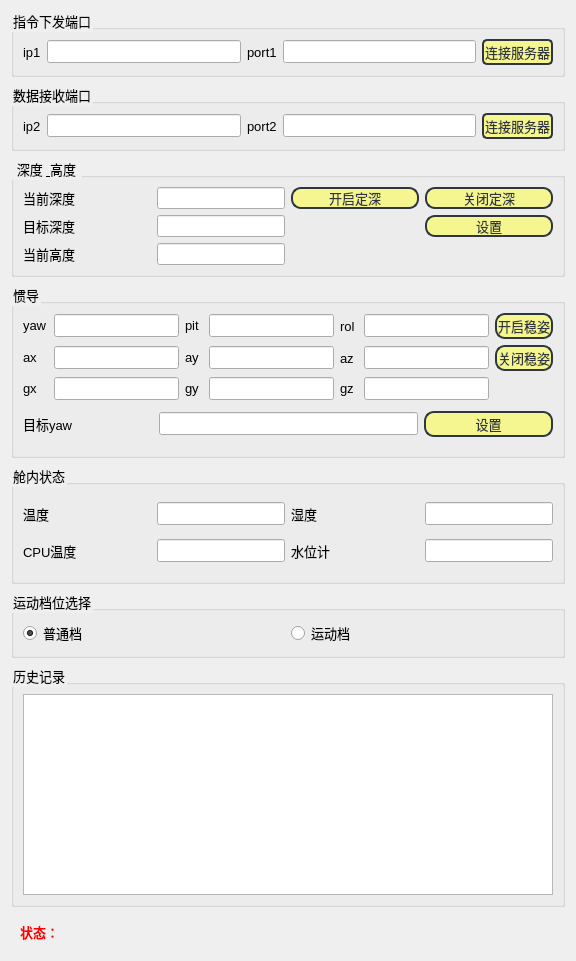
     <widget class="QWidget" name="widget_15" native="true">
      <property name="sizePolicy">
       <sizepolicy hsizetype="Preferred" vsizetype="Preferred">
        <horstretch>0</horstretch>
        <verstretch>0</verstretch>
       </sizepolicy>
      </property>
      <property name="minimumSize">
       <size>
        <width>100</width>
        <height>0</height>
       </size>
      </property>
      <property name="maximumSize">
       <size>
        <width>16777215</width>
        <height>16777215</height>
       </size>
      </property>
      <property name="baseSize">
       <size>
        <width>0</width>
        <height>0</height>
       </size>
      </property>
      <property name="styleSheet">
       <string notr="true">font: 10pt;</string>
      </property>
      <layout class="QVBoxLayout" name="verticalLayout" stretch="2,2,3,4,3,0,10,1">
       <property name="topMargin">
        <number>9</number>
       </property>
       <property name="bottomMargin">
        <number>10</number>
       </property>
       <item>
        <widget class="QGroupBox" name="groupBox_8">
         <property name="styleSheet">
          <string notr="true"/>
         </property>
         <property name="title">
          <string>指令下发端口</string>
         </property>
         <layout class="QHBoxLayout" name="horizontalLayout_12">
          <item>
           <widget class="QLabel" name="label">
            <property name="text">
             <string>ip1</string>
            </property>
           </widget>
          </item>
          <item>
           <widget class="QLineEdit" name="ip"/>
          </item>
          <item>
           <widget class="QLabel" name="label_2">
            <property name="text">
             <string>port1</string>
            </property>
           </widget>
          </item>
          <item>
           <widget class="QLineEdit" name="port"/>
          </item>
          <item>
           <widget class="QPushButton" name="connectServer">
            <property name="styleSheet">
             <string notr="true">QPushButton{
	font: 10pt &quot;微软雅黑&quot;;
    color: #2f3640;
    background-color: #f5f690;
    border-color: #2f3640;
    border-radius: 5px;
    border-style: solid;
    border-width: 2px;
    padding: 1px;
}

QPushButton::hover{	
    color: #FFFFFF;
    background-color: #718093;
    border-color: #2f3640;
}

QPushButton::pressed,QPushButton::checked{
    color: #FFFFFF;
    background-color: qlineargradient(spread:pad, x1:0, y1:0, x2:0, y2:1, stop:0 #273c75, stop:1 #487eb0);
}

QPushButton::disabled{
    color: #FFFFFF;
    background-color: #dcdde1;
    border-color: #dcdde1;
}</string>
            </property>
            <property name="text">
             <string>连接服务器</string>
            </property>
           </widget>
          </item>
         </layout>
        </widget>
       </item>
       <item>
        <widget class="QGroupBox" name="groupBox_9">
         <property name="styleSheet">
          <string notr="true"/>
         </property>
         <property name="title">
          <string>数据接收端口</string>
         </property>
         <layout class="QHBoxLayout" name="horizontalLayout">
          <item>
           <widget class="QLabel" name="label_9">
            <property name="text">
             <string>ip2</string>
            </property>
           </widget>
          </item>
          <item>
           <widget class="QLineEdit" name="ip_2"/>
          </item>
          <item>
           <widget class="QLabel" name="label_10">
            <property name="text">
             <string>port2</string>
            </property>
           </widget>
          </item>
          <item>
           <widget class="QLineEdit" name="port_2"/>
          </item>
          <item>
           <widget class="QPushButton" name="connectServer_2">
            <property name="styleSheet">
             <string notr="true">QPushButton{
	font: 10pt &quot;微软雅黑&quot;;
    color: #2f3640;
    background-color: #f5f690;
    border-color: #2f3640;
    border-radius: 5px;
    border-style: solid;
    border-width: 2px;
    padding: 1px;
}

QPushButton::hover{	
    color: #FFFFFF;
    background-color: #718093;
    border-color: #2f3640;
}

QPushButton::pressed,QPushButton::checked{
    color: #FFFFFF;
    background-color: qlineargradient(spread:pad, x1:0, y1:0, x2:0, y2:1, stop:0 #273c75, stop:1 #487eb0);
}

QPushButton::disabled{
    color: #FFFFFF;
    background-color: #dcdde1;
    border-color: #dcdde1;
}</string>
            </property>
            <property name="text">
             <string>连接服务器</string>
            </property>
           </widget>
          </item>
         </layout>
        </widget>
       </item>
       <item>
        <widget class="QGroupBox" name="groupBox_3">
         <property name="sizePolicy">
          <sizepolicy hsizetype="Preferred" vsizetype="Preferred">
           <horstretch>0</horstretch>
           <verstretch>0</verstretch>
          </sizepolicy>
         </property>
         <property name="minimumSize">
          <size>
           <width>0</width>
           <height>120</height>
          </size>
         </property>
         <property name="title">
          <string>深度 &amp; 高度</string>
         </property>
         <layout class="QGridLayout" name="gridLayout_5" rowstretch="1,1,1,1" columnstretch="0,0,0,0,0">
          <item row="0" column="4">
           <widget class="QPushButton" name="AltHoldModeOFF">
            <property name="sizePolicy">
             <sizepolicy hsizetype="Preferred" vsizetype="Preferred">
              <horstretch>0</horstretch>
              <verstretch>0</verstretch>
             </sizepolicy>
            </property>
            <property name="styleSheet">
             <string notr="true">QPushButton{
	font: 10pt &quot;微软雅黑&quot;;
    color: #2f3640;
    background-color: #f5f690;
    border-color: #2f3640;
    border-radius: 10px;
    border-style: solid;
    border-width: 2px;
    padding: 1px;
}

QPushButton::hover{	
    color: #FFFFFF;
    background-color: #718093;
    border-color: #2f3640;
}

QPushButton::pressed,QPushButton::checked{
    color: #FFFFFF;
    background-color: qlineargradient(spread:pad, x1:0, y1:0, x2:0, y2:1, stop:0 #273c75, stop:1 #487eb0);
}

QPushButton::disabled{
    color: #FFFFFF;
    background-color: #dcdde1;
    border-color: #dcdde1;
}</string>
            </property>
            <property name="text">
             <string>关闭定深</string>
            </property>
           </widget>
          </item>
          <item row="2" column="2">
           <widget class="QLineEdit" name="depth_target">
            <property name="sizePolicy">
             <sizepolicy hsizetype="Preferred" vsizetype="Preferred">
              <horstretch>0</horstretch>
              <verstretch>0</verstretch>
             </sizepolicy>
            </property>
            <property name="styleSheet">
             <string notr="true">color: rgb(255, 0, 0);
font.bold : true</string>
            </property>
           </widget>
          </item>
          <item row="2" column="0">
           <widget class="QLabel" name="label_22">
            <property name="text">
             <string>目标深度</string>
            </property>
           </widget>
          </item>
          <item row="0" column="2">
           <widget class="QLineEdit" name="altitude">
            <property name="sizePolicy">
             <sizepolicy hsizetype="Preferred" vsizetype="Preferred">
              <horstretch>0</horstretch>
              <verstretch>0</verstretch>
             </sizepolicy>
            </property>
           </widget>
          </item>
          <item row="0" column="0">
           <widget class="QLabel" name="label_3">
            <property name="text">
             <string>当前深度</string>
            </property>
           </widget>
          </item>
          <item row="0" column="3">
           <widget class="QPushButton" name="AltHoldModeON">
            <property name="sizePolicy">
             <sizepolicy hsizetype="Preferred" vsizetype="Preferred">
              <horstretch>0</horstretch>
              <verstretch>0</verstretch>
             </sizepolicy>
            </property>
            <property name="styleSheet">
             <string notr="true">QPushButton{
	font: 10pt &quot;微软雅黑&quot;;
    color: #2f3640;
    background-color: #f5f690;
    border-color: #2f3640;
    border-radius: 10px;
    border-style: solid;
    border-width: 2px;
    padding: 1px;
}

QPushButton::hover{	
    color: #FFFFFF;
    background-color: #718093;
    border-color: #2f3640;
}

QPushButton::pressed,QPushButton::checked{
    color: #FFFFFF;
    background-color: qlineargradient(spread:pad, x1:0, y1:0, x2:0, y2:1, stop:0 #273c75, stop:1 #487eb0);
}

QPushButton::disabled{
    color: #FFFFFF;
    background-color: #dcdde1;
    border-color: #dcdde1;
}</string>
            </property>
            <property name="text">
             <string>开启定深</string>
            </property>
           </widget>
          </item>
          <item row="3" column="0">
           <widget class="QLabel" name="label_21">
            <property name="text">
             <string>当前高度</string>
            </property>
           </widget>
          </item>
          <item row="3" column="2">
           <widget class="QLineEdit" name="height">
            <property name="sizePolicy">
             <sizepolicy hsizetype="Preferred" vsizetype="Preferred">
              <horstretch>0</horstretch>
              <verstretch>0</verstretch>
             </sizepolicy>
            </property>
           </widget>
          </item>
          <item row="2" column="4">
           <widget class="QPushButton" name="set_depth_target">
            <property name="sizePolicy">
             <sizepolicy hsizetype="Preferred" vsizetype="Preferred">
              <horstretch>0</horstretch>
              <verstretch>0</verstretch>
             </sizepolicy>
            </property>
            <property name="styleSheet">
             <string notr="true">QPushButton{
	font: 10pt &quot;微软雅黑&quot;;
    color: #2f3640;
    background-color: #f5f690;
    border-color: #2f3640;
    border-radius: 10px;
    border-style: solid;
    border-width: 2px;
    padding: 1px;
}

QPushButton::hover{	
    color: #FFFFFF;
    background-color: #718093;
    border-color: #2f3640;
}

QPushButton::pressed,QPushButton::checked{
    color: #FFFFFF;
    background-color: qlineargradient(spread:pad, x1:0, y1:0, x2:0, y2:1, stop:0 #273c75, stop:1 #487eb0);
}

QPushButton::disabled{
    color: #FFFFFF;
    background-color: #dcdde1;
    border-color: #dcdde1;
}</string>
            </property>
            <property name="text">
             <string>设置</string>
            </property>
           </widget>
          </item>
         </layout>
        </widget>
       </item>
       <item>
        <widget class="QGroupBox" name="groupBox_4">
         <property name="enabled">
          <bool>true</bool>
         </property>
         <property name="sizePolicy">
          <sizepolicy hsizetype="Preferred" vsizetype="Preferred">
           <horstretch>0</horstretch>
           <verstretch>0</verstretch>
          </sizepolicy>
         </property>
         <property name="title">
          <string>惯导</string>
         </property>
         <layout class="QVBoxLayout" name="verticalLayout_7" stretch="0,0">
          <property name="spacing">
           <number>2</number>
          </property>
          <property name="leftMargin">
           <number>0</number>
          </property>
          <property name="rightMargin">
           <number>0</number>
          </property>
          <item>
           <widget class="QWidget" name="widget_5" native="true">
            <property name="sizePolicy">
             <sizepolicy hsizetype="Preferred" vsizetype="Preferred">
              <horstretch>0</horstretch>
              <verstretch>0</verstretch>
             </sizepolicy>
            </property>
            <layout class="QGridLayout" name="gridLayout">
             <property name="leftMargin">
              <number>9</number>
             </property>
             <property name="topMargin">
              <number>0</number>
             </property>
             <property name="rightMargin">
              <number>9</number>
             </property>
             <property name="bottomMargin">
              <number>0</number>
             </property>
             <item row="0" column="2">
              <widget class="QLabel" name="label_7">
               <property name="sizePolicy">
                <sizepolicy hsizetype="Expanding" vsizetype="Fixed">
                 <horstretch>0</horstretch>
                 <verstretch>0</verstretch>
                </sizepolicy>
               </property>
               <property name="text">
                <string>pit</string>
               </property>
              </widget>
             </item>
             <item row="2" column="0">
              <widget class="QLabel" name="label_15">
               <property name="sizePolicy">
                <sizepolicy hsizetype="Expanding" vsizetype="Fixed">
                 <horstretch>0</horstretch>
                 <verstretch>0</verstretch>
                </sizepolicy>
               </property>
               <property name="text">
                <string>gx </string>
               </property>
              </widget>
             </item>
             <item row="0" column="4">
              <widget class="QLabel" name="label_8">
               <property name="text">
                <string>rol</string>
               </property>
              </widget>
             </item>
             <item row="0" column="5">
              <widget class="QLineEdit" name="rol">
               <property name="sizePolicy">
                <sizepolicy hsizetype="Fixed" vsizetype="Fixed">
                 <horstretch>0</horstretch>
                 <verstretch>0</verstretch>
                </sizepolicy>
               </property>
              </widget>
             </item>
             <item row="0" column="3">
              <widget class="QLineEdit" name="pit">
               <property name="sizePolicy">
                <sizepolicy hsizetype="Fixed" vsizetype="Fixed">
                 <horstretch>0</horstretch>
                 <verstretch>0</verstretch>
                </sizepolicy>
               </property>
              </widget>
             </item>
             <item row="1" column="4">
              <widget class="QLabel" name="label_24">
               <property name="text">
                <string>az </string>
               </property>
              </widget>
             </item>
             <item row="2" column="2">
              <widget class="QLabel" name="label_23">
               <property name="sizePolicy">
                <sizepolicy hsizetype="Expanding" vsizetype="Fixed">
                 <horstretch>0</horstretch>
                 <verstretch>0</verstretch>
                </sizepolicy>
               </property>
               <property name="text">
                <string>gy </string>
               </property>
              </widget>
             </item>
             <item row="0" column="10">
              <widget class="QPushButton" name="AttHoldModeON">
               <property name="sizePolicy">
                <sizepolicy hsizetype="Preferred" vsizetype="Fixed">
                 <horstretch>0</horstretch>
                 <verstretch>0</verstretch>
                </sizepolicy>
               </property>
               <property name="styleSheet">
                <string notr="true">QPushButton{
	font: 10pt &quot;微软雅黑&quot;;
    color: #2f3640;
    background-color: #f5f690;
    border-color: #2f3640;
    border-radius: 10px;
    border-style: solid;
    border-width: 2px;
    padding: 1px;
}

QPushButton::hover{	
    color: #FFFFFF;
    background-color: #718093;
    border-color: #2f3640;
}

QPushButton::pressed,QPushButton::checked{
    color: #FFFFFF;
    background-color: qlineargradient(spread:pad, x1:0, y1:0, x2:0, y2:1, stop:0 #273c75, stop:1 #487eb0);
}

QPushButton::disabled{
    color: #FFFFFF;
    background-color: #dcdde1;
    border-color: #dcdde1;
}</string>
               </property>
               <property name="text">
                <string>开启稳姿</string>
               </property>
              </widget>
             </item>
             <item row="1" column="2">
              <widget class="QLabel" name="label_16">
               <property name="sizePolicy">
                <sizepolicy hsizetype="Expanding" vsizetype="Fixed">
                 <horstretch>0</horstretch>
                 <verstretch>0</verstretch>
                </sizepolicy>
               </property>
               <property name="text">
                <string>ay </string>
               </property>
              </widget>
             </item>
             <item row="2" column="1">
              <widget class="QLineEdit" name="gx">
               <property name="sizePolicy">
                <sizepolicy hsizetype="Fixed" vsizetype="Fixed">
                 <horstretch>0</horstretch>
                 <verstretch>0</verstretch>
                </sizepolicy>
               </property>
              </widget>
             </item>
             <item row="2" column="4">
              <widget class="QLabel" name="label_25">
               <property name="text">
                <string>gz </string>
               </property>
              </widget>
             </item>
             <item row="0" column="0">
              <widget class="QLabel" name="label_4">
               <property name="sizePolicy">
                <sizepolicy hsizetype="Expanding" vsizetype="Fixed">
                 <horstretch>0</horstretch>
                 <verstretch>0</verstretch>
                </sizepolicy>
               </property>
               <property name="text">
                <string>yaw</string>
               </property>
              </widget>
             </item>
             <item row="1" column="5">
              <widget class="QLineEdit" name="az"/>
             </item>
             <item row="1" column="10">
              <widget class="QPushButton" name="AttHoldModeOFF">
               <property name="sizePolicy">
                <sizepolicy hsizetype="Preferred" vsizetype="Fixed">
                 <horstretch>0</horstretch>
                 <verstretch>0</verstretch>
                </sizepolicy>
               </property>
               <property name="styleSheet">
                <string notr="true">QPushButton{
	font: 10pt &quot;微软雅黑&quot;;
    color: #2f3640;
    background-color: #f5f690;
    border-color: #2f3640;
    border-radius: 10px;
    border-style: solid;
    border-width: 2px;
    padding: 1px;
}

QPushButton::hover{	
    color: #FFFFFF;
    background-color: #718093;
    border-color: #2f3640;
}

QPushButton::pressed,QPushButton::checked{
    color: #FFFFFF;
    background-color: qlineargradient(spread:pad, x1:0, y1:0, x2:0, y2:1, stop:0 #273c75, stop:1 #487eb0);
}

QPushButton::disabled{
    color: #FFFFFF;
    background-color: #dcdde1;
    border-color: #dcdde1;
}</string>
               </property>
               <property name="text">
                <string>关闭稳姿</string>
               </property>
              </widget>
             </item>
             <item row="1" column="3">
              <widget class="QLineEdit" name="ay"/>
             </item>
             <item row="2" column="3">
              <widget class="QLineEdit" name="gy"/>
             </item>
             <item row="1" column="0">
              <widget class="QLabel" name="label_14">
               <property name="sizePolicy">
                <sizepolicy hsizetype="Expanding" vsizetype="Fixed">
                 <horstretch>0</horstretch>
                 <verstretch>0</verstretch>
                </sizepolicy>
               </property>
               <property name="text">
                <string>ax </string>
               </property>
              </widget>
             </item>
             <item row="1" column="1">
              <widget class="QLineEdit" name="ax">
               <property name="sizePolicy">
                <sizepolicy hsizetype="Expanding" vsizetype="Fixed">
                 <horstretch>0</horstretch>
                 <verstretch>0</verstretch>
                </sizepolicy>
               </property>
              </widget>
             </item>
             <item row="0" column="1">
              <widget class="QLineEdit" name="yaw">
               <property name="sizePolicy">
                <sizepolicy hsizetype="Expanding" vsizetype="Fixed">
                 <horstretch>0</horstretch>
                 <verstretch>0</verstretch>
                </sizepolicy>
               </property>
              </widget>
             </item>
             <item row="2" column="5">
              <widget class="QLineEdit" name="gz"/>
             </item>
            </layout>
           </widget>
          </item>
          <item>
           <widget class="QWidget" name="widget" native="true">
            <layout class="QHBoxLayout" name="horizontalLayout_4" stretch="1,2,1">
             <item>
              <widget class="QLabel" name="label_30">
               <property name="text">
                <string>目标yaw</string>
               </property>
              </widget>
             </item>
             <item>
              <widget class="QLineEdit" name="attitude_target">
               <property name="styleSheet">
                <string notr="true">color: rgb(255, 0, 0);
font.bold : true</string>
               </property>
              </widget>
             </item>
             <item>
              <widget class="QPushButton" name="set_attitude_target">
               <property name="sizePolicy">
                <sizepolicy hsizetype="Minimum" vsizetype="Preferred">
                 <horstretch>0</horstretch>
                 <verstretch>0</verstretch>
                </sizepolicy>
               </property>
               <property name="styleSheet">
                <string notr="true">QPushButton{
	font: 10pt &quot;微软雅黑&quot;;
    color: #2f3640;
    background-color: #f5f690;
    border-color: #2f3640;
    border-radius: 10px;
    border-style: solid;
    border-width: 2px;
    padding: 1px;
}

QPushButton::hover{	
    color: #FFFFFF;
    background-color: #718093;
    border-color: #2f3640;
}

QPushButton::pressed,QPushButton::checked{
    color: #FFFFFF;
    background-color: qlineargradient(spread:pad, x1:0, y1:0, x2:0, y2:1, stop:0 #273c75, stop:1 #487eb0);
}

QPushButton::disabled{
    color: #FFFFFF;
    background-color: #dcdde1;
    border-color: #dcdde1;
}</string>
               </property>
               <property name="text">
                <string>设置</string>
               </property>
              </widget>
             </item>
            </layout>
           </widget>
          </item>
         </layout>
        </widget>
       </item>
       <item>
        <widget class="QGroupBox" name="groupBox_6">
         <property name="sizePolicy">
          <sizepolicy hsizetype="Preferred" vsizetype="Preferred">
           <horstretch>0</horstretch>
           <verstretch>0</verstretch>
          </sizepolicy>
         </property>
         <property name="minimumSize">
          <size>
           <width>0</width>
           <height>120</height>
          </size>
         </property>
         <property name="title">
          <string>舱内状态</string>
         </property>
         <layout class="QGridLayout" name="gridLayout_2">
          <item row="0" column="0">
           <widget class="QLabel" name="label_5">
            <property name="text">
             <string>温度</string>
            </property>
           </widget>
          </item>
          <item row="0" column="4">
           <widget class="QLineEdit" name="cabin_humi">
            <property name="sizePolicy">
             <sizepolicy hsizetype="Preferred" vsizetype="Fixed">
              <horstretch>0</horstretch>
              <verstretch>0</verstretch>
             </sizepolicy>
            </property>
           </widget>
          </item>
          <item row="1" column="0">
           <widget class="QLabel" name="label_12">
            <property name="text">
             <string>CPU温度</string>
            </property>
           </widget>
          </item>
          <item row="1" column="2">
           <widget class="QLabel" name="label_13">
            <property name="text">
             <string>水位计</string>
            </property>
           </widget>
          </item>
          <item row="0" column="2">
           <widget class="QLabel" name="label_6">
            <property name="text">
             <string>湿度</string>
            </property>
           </widget>
          </item>
          <item row="1" column="1">
           <widget class="QLineEdit" name="cpu_temp">
            <property name="sizePolicy">
             <sizepolicy hsizetype="Preferred" vsizetype="Preferred">
              <horstretch>0</horstretch>
              <verstretch>0</verstretch>
             </sizepolicy>
            </property>
           </widget>
          </item>
          <item row="0" column="1">
           <widget class="QLineEdit" name="cabin_temp">
            <property name="sizePolicy">
             <sizepolicy hsizetype="Preferred" vsizetype="Preferred">
              <horstretch>0</horstretch>
              <verstretch>0</verstretch>
             </sizepolicy>
            </property>
           </widget>
          </item>
          <item row="1" column="4">
           <widget class="QLineEdit" name="cabin_humi_2">
            <property name="sizePolicy">
             <sizepolicy hsizetype="Preferred" vsizetype="Fixed">
              <horstretch>0</horstretch>
              <verstretch>0</verstretch>
             </sizepolicy>
            </property>
           </widget>
          </item>
         </layout>
        </widget>
       </item>
       <item>
        <widget class="QGroupBox" name="groupBox">
         <property name="title">
          <string>运动档位选择</string>
         </property>
         <layout class="QHBoxLayout" name="horizontalLayout_6">
          <item>
           <widget class="QRadioButton" name="common_radioButton">
            <property name="styleSheet">
             <string notr="true"/>
            </property>
            <property name="text">
             <string>普通档</string>
            </property>
            <property name="checked">
             <bool>true</bool>
            </property>
           </widget>
          </item>
          <item>
           <widget class="QRadioButton" name="action_radioButton">
            <property name="styleSheet">
             <string notr="true"/>
            </property>
            <property name="text">
             <string>运动档</string>
            </property>
            <property name="iconSize">
             <size>
              <width>20</width>
              <height>20</height>
             </size>
            </property>
           </widget>
          </item>
         </layout>
        </widget>
       </item>
       <item>
        <widget class="QGroupBox" name="groupBox_2">
         <property name="sizePolicy">
          <sizepolicy hsizetype="Preferred" vsizetype="Preferred">
           <horstretch>0</horstretch>
           <verstretch>0</verstretch>
          </sizepolicy>
         </property>
         <property name="title">
          <string>历史记录</string>
         </property>
         <layout class="QVBoxLayout" name="verticalLayout_3">
          <item>
           <widget class="QTextEdit" name="txt_msg">
            <property name="font">
             <font>
              <pointsize>10</pointsize>
              <weight>50</weight>
              <italic>false</italic>
              <bold>false</bold>
             </font>
            </property>
            <property name="styleSheet">
             <string notr="true"/>
            </property>
           </widget>
          </item>
         </layout>
        </widget>
       </item>
       <item>
        <widget class="QWidget" name="widget_20" native="true">
         <property name="font">
          <font>
           <family>Arial</family>
           <pointsize>10</pointsize>
           <weight>75</weight>
           <italic>false</italic>
           <bold>true</bold>
          </font>
         </property>
         <property name="styleSheet">
          <string notr="true">font-weight: bold;
</string>
         </property>
         <layout class="QHBoxLayout" name="horizontalLayout_5">
          <item>
           <widget class="QLabel" name="label_17">
            <property name="sizePolicy">
             <sizepolicy hsizetype="Preferred" vsizetype="Preferred">
              <horstretch>0</horstretch>
              <verstretch>0</verstretch>
             </sizepolicy>
            </property>
            <property name="font">
             <font>
              <family>Arial</family>
              <pointsize>10</pointsize>
              <weight>75</weight>
              <italic>false</italic>
              <bold>true</bold>
             </font>
            </property>
            <property name="styleSheet">
             <string notr="true">color: rgb(255, 0, 0);</string>
            </property>
            <property name="text">
             <string>状态：</string>
            </property>
           </widget>
          </item>
          <item>
           <widget class="QLabel" name="status_label">
            <property name="sizePolicy">
             <sizepolicy hsizetype="Expanding" vsizetype="Preferred">
              <horstretch>0</horstretch>
              <verstretch>0</verstretch>
             </sizepolicy>
            </property>
            <property name="font">
             <font>
              <family>Arial</family>
              <pointsize>10</pointsize>
              <weight>75</weight>
              <italic>false</italic>
              <bold>true</bold>
             </font>
            </property>
            <property name="styleSheet">
             <string notr="true">color: rgb(255, 0, 0);</string>
            </property>
            <property name="text">
             <string/>
            </property>
           </widget>
          </item>
         </layout>
        </widget>
       </item>
      </layout>
     </widget>
